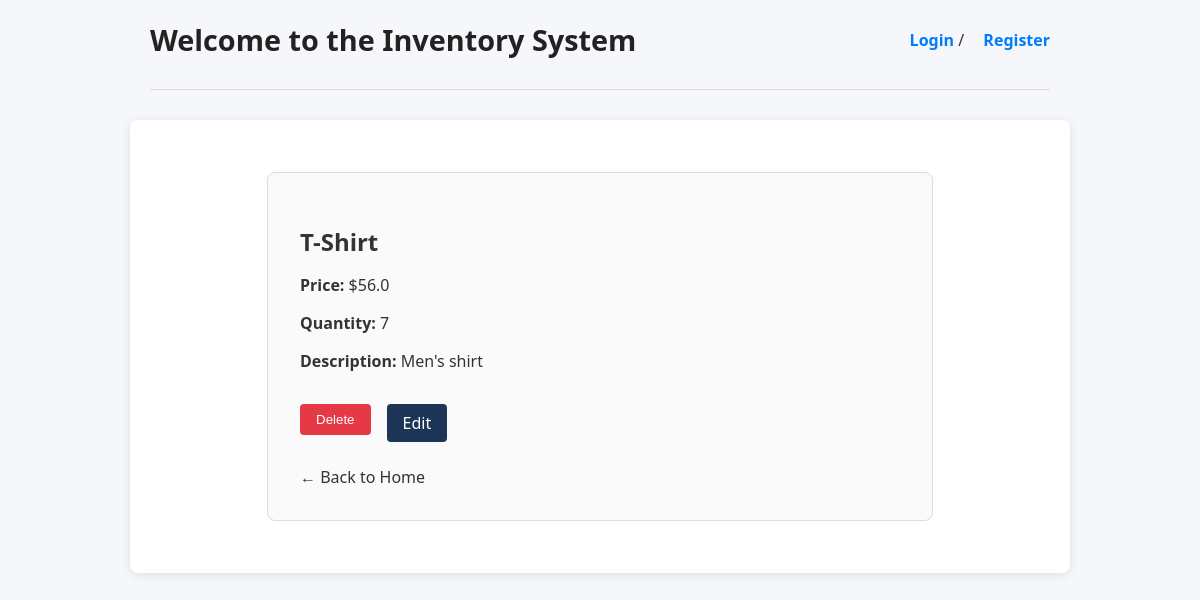
Page /item/1 on the committed database.
### model.py (models this page shows)
class Item(Base):
    __tablename__ = "items"
    id = Column(Integer, primary_key=True, index=True)
    name = Column(String, index=True)
    description = Column(String, nullable=True)
    price = Column(Float)
    quantity = Column(Integer)

### main.py (the view)
@app.get("/item/{item_id}", response_class=HTMLResponse)
def item_detail_ui(item_id: int, request: Request, db: Session = Depends(get_db)):
    item = db.query(model.Item).filter(model.Item.id == item_id).first()
    if item is None:
        raise HTTPException(status_code=404, detail="Item not found")
    return templates.TemplateResponse("item.html", {"request": request, "item": item})

### templates/item.html (shortened to what this page needs)
{% extends "main.html" %}
{% block content %}
<div style="max-width: 600px; margin: 2rem auto; padding: 2rem; border: 1px solid #ddd; border-radius: 8px; background-color: #fafafa;">
    <h2 style="margin-bottom: 1rem;">{{ item.name }}</h2>
    <p><strong>Price:</strong> ${{ item.price }}</p>
    <p><strong>Quantity:</strong> {{ item.quantity }}
</p>
    <p><strong>Description:</strong> {{ item.description or "No description provided." }}</p>
    <div style="margin-top: 2rem; display: flex; gap: 1rem;">
        <form method="post" action="/delete/{{ item.id }}?admin=true" style="display: inline;">
            <button type="submit" style="background-color: #e63946; color: #fff; border: none; padding: 0.5rem 1rem; border-radius: 4px; cursor: pointer;">
                Delete
            </button>
        </form>
        <a href="/edit/{{ item.id }}" style="background-color: #1d3557; color: #fff; padding: 0.5rem 1rem; border-radius: 4px; text-decoration: none;">
            Edit
        </a>
    </div>
    <div style="margin-top: 1.5rem;">
        <a href="/" style="color: #333; text-decoration: none;">← Back to Home</a>
    </div>
</div>
{% endblock %}

### templates/main.html (style rules this page uses)
body { font-family: 'Segoe UI', Tahoma, Geneva, Verdana, sans-serif; background-color: #f5f7fa; color: #333; margin: 0; padding: 20px; }

### rows in the picture
Item: name "T-Shirt", price "56.0", quantity "7", description "Men's shirt"
